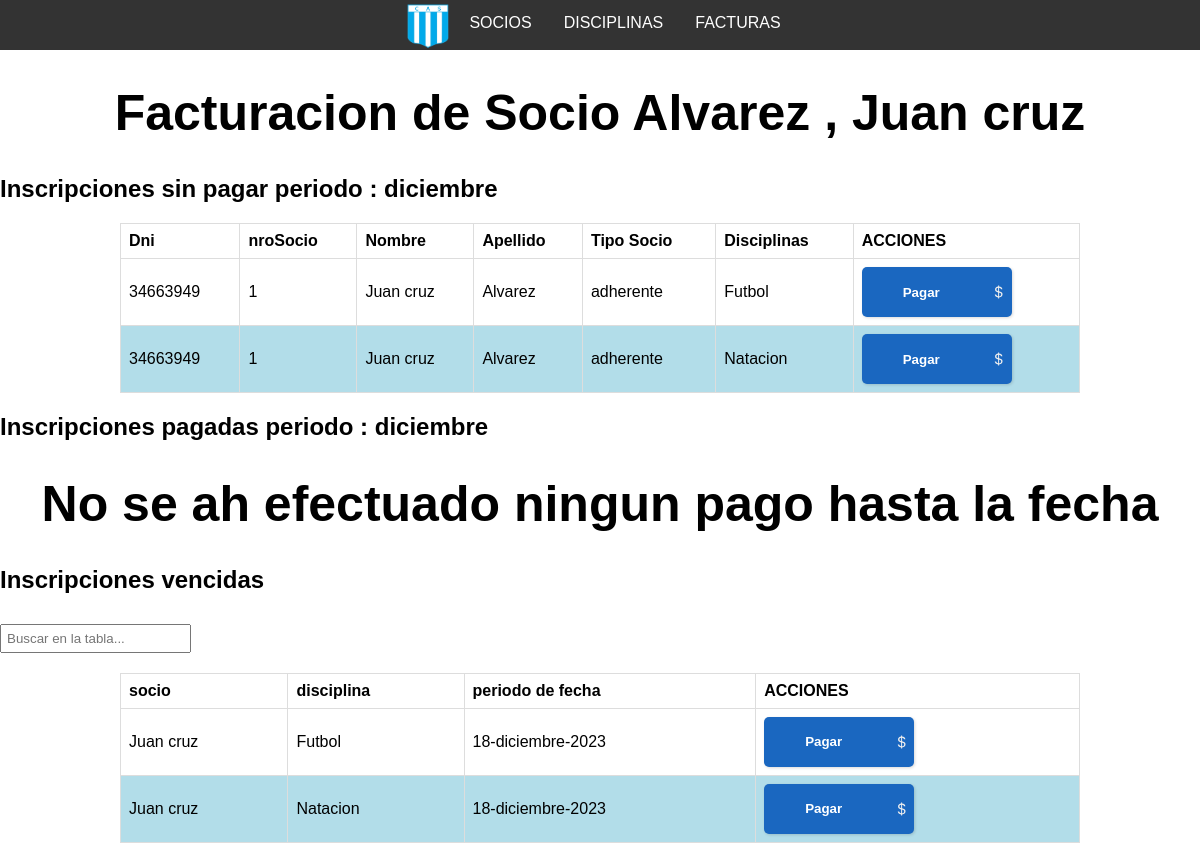
Page /socios/facturacion/35 on the committed database.
### socios/models.py (models this page shows, shortened)
class Socios(models.Model):
    socio_afiliado = 0
    socio_adherente = 1
    tipo = [
        (socio_afiliado, "Afiliado"),
        (socio_adherente, "Adherente")
    ]
    nroSocio = models.IntegerField(unique=True)
    dni = models.IntegerField(unique=True)
    apellido = models.CharField(max_length=200, blank=True)
    nombre = models.CharField(max_length=200, blank=True)
    tipo_socio = models.PositiveSmallIntegerField(choices=tipo)
    disciplinas = models.ManyToManyField(Disciplinas, through='Inscripcion')

class Inscripcion(models.Model):
    socio = models.ForeignKey('Socios', on_delete=models.CASCADE)
    disciplina = models.ForeignKey(Disciplinas, on_delete=models.CASCADE)
    pagado = models.BooleanField(default=False)
    fecha_pago = models.DateField(null=True, blank=True)
    fecha_reinicio = models.DateField(null=True, blank=True)

class Disciplinas(models.Model):
    nombre = models.CharField(max_length=100, unique=True, blank=True)
    monto_afiliado = models.IntegerField()
    monto_adherente = models.IntegerField()

class Factura(models.Model):
    socio = models.ForeignKey(Socios, on_delete=models.CASCADE)
    disciplina = models.ForeignKey(Disciplinas, on_delete=models.CASCADE)
    monto_total = models.IntegerField()
    fecha_pago = models.DateField(null=True, blank=True)
    fecha_vencido = models.DateField(null=True, blank=True)
    pagado = models.BooleanField(default=False)
    def obtener_nombre_del_mes(self):
        numero_mes = self.fecha_vencido.month
        print(numero_mes)
        try:
            meses = {
            1: "enero",
            2: "febrero",
            3: "marzo",
            4: "abril",
            5: "mayo",
            6: "junio",
            7: "julio",
            8: "agosto",
            9: "septiembre",
            10: "octubre",
            11: "noviembre",
            12: "diciembre"
        }
            return str(self.fecha_vencido.day) +"-"+meses[numero_mes] +"-"+ str(self.fecha_vencido.year)
        except IndexError:
            return "Mes no válido"

### socios/views.py (the view)
# urls.py: path('facturacion/<id_socio>', views.facturacion, name="facturacion"),
def facturacion(request , id_socio):
    reiniciar_pagos_para_nuevo_mes()
    mes_actual = datetime.now().month
    nombre_mes = obtener_nombre_del_mes(mes_actual)
    socio = Socios.objects.get(id = id_socio)
    disciplinas_inscripcion_pendientes = obtener_disciplinas_pendientes(id_socio)
    disciplinas_inscripcion_pagadas = obtener_disciplinas_pagadas(id_socio)
    facturas_vencidas=Factura.objects.filter(socio = id_socio , pagado = False)
    return render(request, "facturacion.html" ,
                {'socio':socio ,
                "disciplinas_sin_pagar":disciplinas_inscripcion_pendientes,
                "disciplinas_pagadas": disciplinas_inscripcion_pagadas,
                "facturas_vencidas": facturas_vencidas,
                "mes":nombre_mes,
                })

### socios/helpers.py (called while the page is built)
def obtener_nombre_del_mes(numero_mes):
    try:
        meses = {
        1: "enero",
        2: "febrero",
        3: "marzo",
        4: "abril",
        5: "mayo",
        6: "junio",
        7: "julio",
        8: "agosto",
        9: "septiembre",
        10: "octubre",
        11: "noviembre",
        12: "diciembre"
    }
        return meses[numero_mes]
    except IndexError:
        return "Mes no válido"

### socios/views.py (called while the page is built)
def obtener_disciplinas_pendientes(socio_id):
    disciplinas_pendientes = Inscripcion.objects.filter(pagado=False , socio = socio_id)
    return disciplinas_pendientes

def obtener_disciplinas_pagadas(socio_id):
    disciplinas_pendientes = Inscripcion.objects.filter(pagado=True , socio = socio_id)
    return disciplinas_pendientes

### socios/templates/facturacion.html (shortened to what this page needs)
<!DOCTYPE html>
<html lang="en">
<head>
    {% load static %}
    {% include 'navbar.html' %}
</head>
<body>
    <h1>Facturacion de Socio {{socio.apellido}} , {{socio.nombre}}</h1>
    <h2>Inscripciones sin pagar periodo : {{mes}}</h2>
    <table class="tabla-lista-socios">
        <thead>
            <tr>
                <th>Dni</th>
                <th>nroSocio</th>
                <th>Nombre</th>
                <th>Apellido</th>
                <th>Tipo Socio</th>
                <th>Disciplinas</th>
                <th>ACCIONES</th>
            </tr>
        </thead>
        <tbody>
            {% for disciplinas in disciplinas_sin_pagar %}
                {% if not socioDis.pagado %}
                    <tr>
                        <td>{{socio.dni}}</td>
                        <td>{{socio.nroSocio}}</td>
                        <td>{{socio.nombre}}</td>
                        <td>{{socio.apellido}}</td>
                        <td>
                            {% if socio.tipo_socio == 0 %}
                                {{ 'afiliado' }}
                            {% else %}
                                {{ 'adherente' }}
                            {% endif %}
                        </td>
                        <td>
                            <p>{{disciplinas.disciplina.nombre}}</p>
                        </td>
                        <td>
                            <a href="{% url 'pagar' socio.pk disciplinas.disciplina.id %}">
                                <button class="boton-pagar-listado"> <span class="text">Pagar</span><span class="icon">
                                        </span>
                                </button>
                            </a>
                        </td>
                    {% endif %}
            {% endfor %}
        </tbody>
    </table>
    <h2>Inscripciones pagadas periodo : {{mes}}</h2>
    {% if disciplinas_pagadas %}
        <table class="tabla-lista-socios">
            <thead>
                <tr>
                    <th>Dni</th>
                    <th>nroSocio</th>
                    <th>Nombre</th>
                    <th>Apellido</th>
                    <th>Tipo Socio</th>
                    <th>Disciplinas</th>
                </tr>
            </thead>
            <tbody>
                {% for disciplinas in disciplinas_pagadas %}
                    {% if not socioDis.pagado %}
                        <tr>
                            <td>{{socio.dni}}</td>
                            <td>{{socio.nroSocio}}</td>
                            <td>{{socio.nombre}}</td>
                            <td>{{socio.apellido}}</td>
                            <td>
                                {% if socio.tipo_socio == 0 %}
                                    {{ 'afiliado' }}
                                {% else %}
                                    {{ 'adherente' }}
                                {% endif %}
                            </td>
                            <td>
                                <p>{{disciplinas.disciplina.nombre}}</p>
                            </td>
                        {% endif %}
                {% endfor %}
            </tbody>
        </table>
    {% else %}
        <h1>No se ah efectuado ningun pago hasta la fecha</h1>
    {% endif%}
    <h2>Inscripciones vencidas</h2>
    {% if facturas_vencidas %}
        <input type="text" id="myInput" onkeyup="filterTable()" placeholder="Buscar en la tabla...">
        <table class="tabla-lista-socios">
            <thead>
                <tr>
                    <th>socio</th>
                    <th>disciplina</th>
                    <th>periodo de fecha</th>
                    <th>ACCIONES</th>
                </tr>
            </thead>
            <tbody>
                    {% for factura in facturas_vencidas %}
                        <tr>
                            <td>{{factura.socio.nombre}}</td>
                            <td>{{factura.disciplina.nombre}}</td>
                            <td>{{factura.obtener_nombre_del_mes}}</td>
                            <td>
                                <a href="{% url 'pagar_vencidos' factura.id %}">
                                    <button class="boton-pagar-listado"> <span class="text">Pagar</span><span class="icon">
                                            </span>
                                    </button>
                                </a>
                            </td>
                        </tr>
                    {% endfor %}
            </tbody>
        </table>
    {% else %}
        <h1>No posee ningun pago vencido hasta la fecha</h1>
    {% endif%}
</body>
</html>

### static/css/tablas.css (style rules this page uses)
body { font-family: Arial, sans-serif; margin: 0; padding: 0; }
.tabla-lista-socios , .tabla-lista-disciplinas { width: 80%; margin: 20px auto; border-collapse: collapse; margin-top: 20px; }
tr:nth-child(even) { background-color: #b2dde9; }
th, td { border: 1px solid #ddd; padding: 8px; text-align: left; }
input[type="text"] { padding: 5px; margin-top: 10px; }
a { text-decoration: none; }

### static/css/botones.css (style rules this page uses)
:root { --boton-eliminar-color: #c41b1b; --boton-agregar-color: #28c01a; --boton-pagar-color: #1a67c0; --boton-lista-color: #b5c01a; --boton-modificar-color: #c0491a; }
h1 { text-align: center; font-size: 50px; }
.boton-eliminar-listado, button span { transition: 200ms; }
.boton-agregar-listado, button span { transition: 200ms; }
.boton-pagar-listado { width: 150px; height: 50px; cursor: pointer; display: flex; align-items: center; background: var( --boton-pagar-color); border: none; border-radius: 5px; box-shadow: 1px 1px 3px rgba(0,0,0,0.15); }
.boton-pagar-listado, button span { transition: 200ms; }
.boton-pagar-listado .text { transform: translateX(35px); color: white; font-weight: bold; }
.boton-pagar-listado .icon { position: absolute; border-left: 1px solid var( --boton-pagar-color); transform: translateX(110px); height: 40px; width: 40px; display: flex; align-items: center; justify-content: center; }
.boton-pagar-listado svg { width: 15px; fill: #eee; }
.boton-lista-listado, button span { transition: 200ms; }
.boton-modificar-listado, button span { transition: 200ms; }

### rows in the picture
Socios: apellido "Alvarez", nombre "Juan cruz", dni "34663949", nroSocio "1"
Inscripcion: value "adherente", disciplina.nombre "Futbol"
Inscripcion: value "adherente", disciplina.nombre "Natacion"
Factura: socio.nombre "Juan cruz", disciplina.nombre "Futbol", obtener_nombre_del_mes "18-diciembre-2023"
Factura: socio.nombre "Juan cruz", disciplina.nombre "Natacion", obtener_nombre_del_mes "18-diciembre-2023"

### other values in the picture
{{ mes }} "diciembre"
